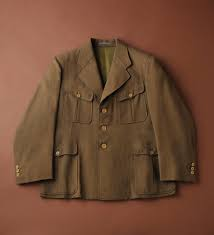
#> input picture images.jpg, 214 x 235 px
$ python -i detect_outline.py   (imports and definitions only)   (older library calls are emulated)
#> lines starting #> are read from the running program, lines starting #| are printed output that depends on the picture; after the words box and inside, x2 and y2 are one past the last pixel; in counts of white or black regions, pixels touching at a corner belong together
# -*- coding: utf-8 -*-
import numpy as np
# this is the main openCV class, the python binding file should be in /pythonXX/Lib/site-packages
import cv2
from matplotlib import pyplot as plt


class Detector:
    def __init__(self, filepath, thres=15):
        # import image
#> called with filepath = 'images.jpg', thres = 15
        self.image = cv2.imread(filepath)
#> self.image is the input picture: shape (235, 214, 3); mean B, G, R 53.9, 75.5, 114.5
        self.gray = self.gray()
        self.closing = self.close_morphology(thres)
        self.without_contours, self.contours = self.remove_contours()
        self.only_contours = self.draw_contours()
        self.max_contour = self.max_contour()

    def gray(self):
        # change to grayscale
        return cv2.cvtColor(self.image, cv2.COLOR_BGR2GRAY)
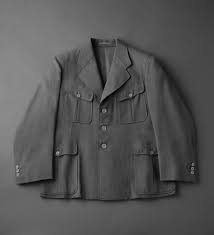
#> returned value: shape (235, 214); min 1, max 178, mean 84.7

    def close_morphology(self, thres=15):
        # the value of 15 is chosen by trial-and-error to produce the best outline of the skull
#> called with thres = 15
        ret, thresh1 = cv2.threshold(self.gray, thres, 255, cv2.THRESH_BINARY)
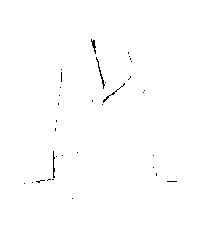
#> thresh1: shape (235, 214); 99.5% white; black in thin lines or dots, all inside (x1, y1, x2, y2) = (24, 39, 177, 199)
#> ret = 15
        # square image kernel used for erosion
        kernel = np.ones((5, 5), np.uint8)
        # refines all edges in the binary image
        erosion = cv2.erode(thresh1, kernel, iterations=1)
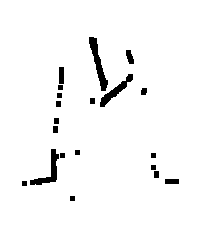
#> erosion: shape (235, 214); 96.8% white; 20 black regions, largest, box (x1, y1, x2, y2) and area: (89, 37, 108, 91) 363, (30, 149, 59, 185) 316, (100, 74, 133, 107) 283

        opening = cv2.morphologyEx(erosion, cv2.MORPH_OPEN, kernel)
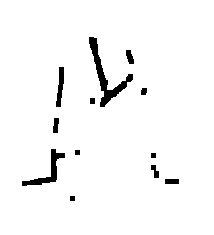
#> opening: shape (235, 214); 96.7% white; 12 black regions, largest, box (x1, y1, x2, y2) and area: (89, 37, 133, 107) 668, (22, 149, 65, 186) 387, (56, 67, 64, 107) 193
        # this is for further removing small noises and holes in the image
        closing = cv2.morphologyEx(opening, cv2.MORPH_CLOSE, kernel)
#> closing: shape (235, 214); 96.8% white; 18 black regions
        return closing

    def remove_contours(self):
        without_contours = self.closing.copy()
        # find contours with simple approximation
        without_contours, contours, hierarchy = cv2.findContours(without_contours, cv2.RETR_TREE,
                                                                 cv2.CHAIN_APPROX_SIMPLE)
#> contours = 19 contours; largest, box (x1, y1, x2, y2) and area: (0, 0, 214, 235) 49842, (88, 36, 134, 108) 772, (29, 148, 66, 186) 415, (58, 66, 65, 85) 106, (125, 49, 135, 65) 96
#> in __init__, `self.without_contours, self.contours = self.remove_contours()`: self.contours has the same summary as contours in remove_contours
        return without_contours, contours

    def draw_contours(self):
        image2 = self.without_contours.copy()
        image2 = cv2.drawContours(image2, self.contours, -1, (255, 255, 255), 4, cv2.FILLED)
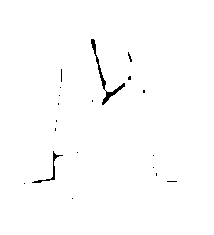
#> image2: shape (235, 214); 99.1% white; black in thin lines or dots, all inside (x1, y1, x2, y2) = (24, 39, 177, 199)
        return image2

    def max_contour(self):
        img_area = self.image.shape[0] * self.image.shape[1]
#> img_area = 50290
        # list to hold all areas
        areas = []
        for contour in self.contours:
            # print('--')
            ar = cv2.contourArea(contour)
            if ar / img_area < 0.9:
                areas.append(ar)
#> this loop made 19 passes
#> ar on passes 2 to 13: 34, 34, 88, 46, 34, 34, 34, 415, 46, 40, 40, 40
#> (contour, ar) on pass 1: ([[0, 0], [0, 234], [213, 234], [213, 0]], 49842)
#> after the loop, areas = [34, 34, 88, 46, 34, 34, 34, 415, 46, 40, 40, 40, 34, 49, 34, 106, 96, 772.5]
                # print(str(ar))
        if not areas:
            return self.image
        max_area = max(areas)
#> max_area = 772.5
        # print(max_area)
        # index of the list element with largest area
        max_area_index = areas.index(max_area)
#> max_area_index = 17
        # largest area contour
        cnt = self.contours[max_area_index]
#> cnt = contour of 20 points, box (x1, y1, x2, y2) (125, 49, 135, 65), area 96

        image3 = self.image.copy()
        image3 = cv2.drawContours(image3, [cnt], 0, (255, 255, 255), 3, maxLevel=0)
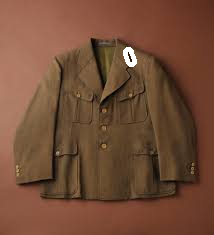
#> image3: shape (235, 214, 3); 0.37% of pixels changed, all inside (x1, y1, x2, y2) = (123, 47, 137, 67)
        return image3

    @staticmethod
    def detect(filepath, thres=15):
        detector = Detector(filepath, thres)

        Detector.draw(detector.gray)
        Detector.draw(detector.closing)
        Detector.draw(detector.only_contours)
        Detector.draw(detector.max_contour)

    @staticmethod
    def draw(image):
        # this is matplotlib solution (Figure 1)
        plt.imshow(image, 'gray')
        plt.xticks([]), plt.yticks([])
        plt.show()

        # cv2.imshow('gwash', gwashBW) #this is for native openCV display
        # cv2.waitKey(0)

>>> result = Detector('images.jpg').close_morphology()
